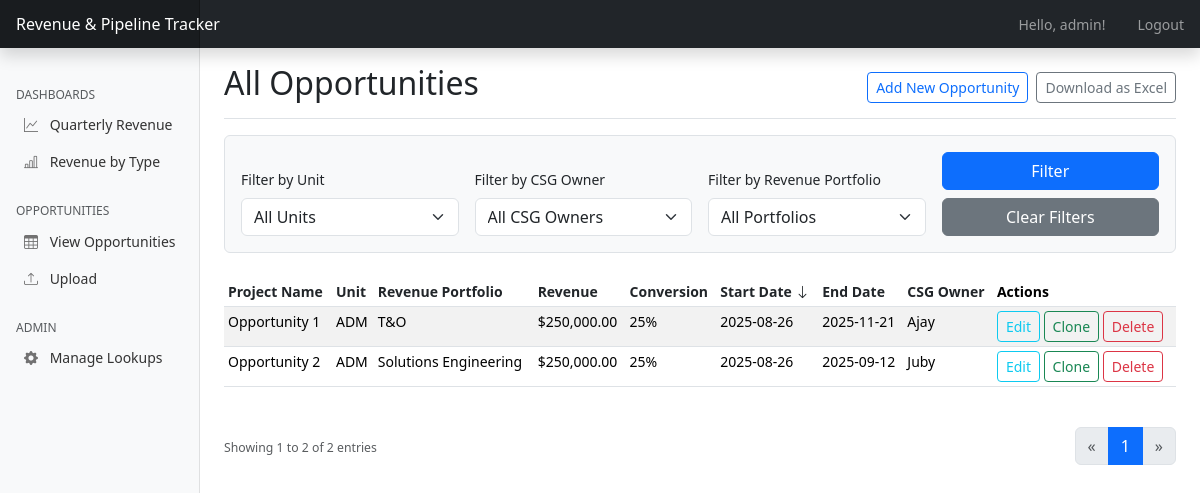
Before: /opportunities (signed in) with the older database file.
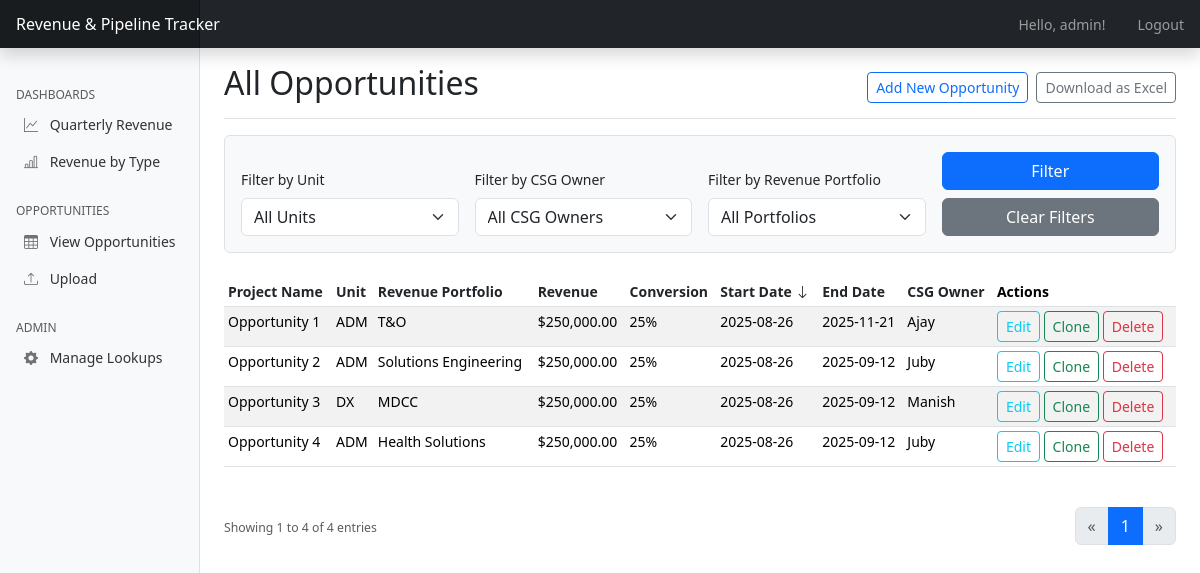
After: the same page with the newer database file.
### app.py (models this page shows, shortened)
class User(UserMixin, db.Model):
    id = db.Column(db.Integer, primary_key=True)
    username = db.Column(db.String(80), unique=True, nullable=False)
    password_hash = db.Column(db.String(120), nullable=False)
    can_upload = db.Column(db.Boolean, default=False) # New field for upload permission
    is_admin = db.Column(db.Boolean, default=False) # New field for admin permission

class Opportunity(db.Model):
    id = db.Column(db.Integer, primary_key=True)
    project_name = db.Column(db.String(200), nullable=False)
    revenue_portfolio_id = db.Column(db.Integer, db.ForeignKey('revenue_portfolio.id'), nullable=False)
    unit_id = db.Column(db.Integer, db.ForeignKey('unit.id'), nullable=False)
    csg_owner_id = db.Column(db.Integer, db.ForeignKey('csg_owner.id'), nullable=False)
    delivery_owner_id = db.Column(db.Integer, db.ForeignKey('delivery_owner.id'), nullable=False)
    originating_revenue_type_id = db.Column(db.Integer, db.ForeignKey('originating_revenue_type.id'), nullable=False)
    revenue_type_id = db.Column(db.Integer, db.ForeignKey('revenue_type.id'), nullable=False)
    conversion = db.Column(db.Integer, nullable=False) # Percentage
    ritm = db.Column(db.String(100))
    sow_number = db.Column(db.String(100))
    start_date = db.Column(db.Date)
    end_date = db.Column(db.Date)
    revenue = db.Column(db.Float, nullable=False)
    client_director = db.Column(db.String(100))
    revenue_portfolio = db.relationship('RevenuePortfolio', backref=db.backref('opportunities', lazy=True))
    unit = db.relationship('Unit', backref=db.backref('opportunities', lazy=True))
    csg_owner = db.relationship('CSGOwner', backref=db.backref('opportunities', lazy=True))
    delivery_owner = db.relationship('DeliveryOwner', backref=db.backref('opportunities', lazy=True))
    originating_revenue_type = db.relationship('OriginatingRevenueType', backref=db.backref('opportunities', lazy=True))
    revenue_type = db.relationship('RevenueType', backref=db.backref('opportunities', lazy=True))

class Unit(db.Model):
    id = db.Column(db.Integer, primary_key=True)
    name = db.Column(db.String(100), unique=True, nullable=False)

class RevenuePortfolio(db.Model):
    id = db.Column(db.Integer, primary_key=True)
    name = db.Column(db.String(100), unique=True, nullable=False)

class CSGOwner(db.Model):
    id = db.Column(db.Integer, primary_key=True)
    name = db.Column(db.String(100), unique=True, nullable=False)

### app.py (the view)
@app.route('/opportunities')
@login_required
def opportunities():
    query = db.session.query(Opportunity)
    filter_unit_id = request.args.get('filter_unit', type=int)
    if filter_unit_id:
        query = query.filter(Opportunity.unit_id == filter_unit_id)
    filter_csg_owner_id = request.args.get('filter_csg_owner', type=int)
    if filter_csg_owner_id:
        query = query.filter(Opportunity.csg_owner_id == filter_csg_owner_id)
    filter_revenue_portfolio_id = request.args.get('filter_revenue_portfolio', type=int)
    if filter_revenue_portfolio_id:
        query = query.filter(Opportunity.revenue_portfolio_id == filter_revenue_portfolio_id)
    sort_by = request.args.get('sort_by', 'start_date')
    sort_direction = request.args.get('sort_direction', 'desc')
    sortable_columns = {
        'project_name': Opportunity.project_name,
        'unit': Unit.name,
        'revenue_portfolio': RevenuePortfolio.name,
        'revenue': Opportunity.revenue,
        'conversion': Opportunity.conversion,
        'start_date': Opportunity.start_date,
        'end_date': Opportunity.end_date,
        'csg_owner': CSGOwner.name,
    }
    if sort_by in sortable_columns:
        sort_column = sortable_columns[sort_by]
        if sort_by == 'unit': query = query.join(Unit)
        if sort_by == 'revenue_portfolio': query = query.join(RevenuePortfolio)
        if sort_by == 'csg_owner': query = query.join(CSGOwner)
        if sort_direction == 'desc':
            query = query.order_by(sort_column.desc())
        else:
            query = query.order_by(sort_column.asc())
    page = request.args.get('page', 1, type=int)
    pagination = query.paginate(page=page, per_page=20, error_out=False)
    opportunities = pagination.items
    return render_template('index.html', opportunities=opportunities, pagination=pagination,
                           sort_by=sort_by, sort_direction=sort_direction, filter_values=request.args)

### app.py (called while the page is built)
@login_manager.user_loader
def load_user(user_id):
    return User.query.get(int(user_id))

@app.context_processor
def inject_lookup_data():
    return {
        'all_revenue_portfolios': RevenuePortfolio.query.order_by(RevenuePortfolio.name).all(),
        'all_units': Unit.query.order_by(Unit.name).all(),
        'all_csg_owners': CSGOwner.query.order_by(CSGOwner.name).all(),
        'all_delivery_owners': DeliveryOwner.query.order_by(DeliveryOwner.name).all(),
        'all_originating_revenue_types': OriginatingRevenueType.query.order_by(OriginatingRevenueType.name).all(),
        'all_revenue_types': RevenueType.query.order_by(RevenueType.name).all(),
        'current_user': current_user # Make current_user available in all templates
    }

### templates/index.html (shortened to what this page needs)
{% extends 'base.html' %}
{% macro sortable_header(column_key, column_title, sort_by, sort_direction, filter_values) %}
    {% set new_direction = 'desc' if sort_by == column_key and sort_direction == 'asc' else 'asc' %}
    <th>
        <a href="{{ url_for('opportunities', sort_by=column_key, sort_direction=new_direction, **filter_values) }}" class="text-decoration-none text-dark">
            {{ column_title }}
            {% if sort_by == column_key %}
                <i class="bi bi-arrow-{{ 'down' if sort_direction == 'desc' else 'up' }}"></i>
            {% endif %}
        </a>
    </th>
{% endmacro %}
{% block content %}
<div class="d-flex justify-content-between flex-wrap flex-md-nowrap align-items-center pt-3 pb-2 mb-3 border-bottom">
    <h1 class="h2">All Opportunities</h1>
    <div class="btn-toolbar mb-2 mb-md-0">
        {% if current_user.is_authenticated %}
            <a href="{{ url_for('add_opportunity') }}" class="btn btn-sm btn-outline-primary me-2">Add New Opportunity</a>
            <a href="{{ url_for('download_spreadsheet') }}" class="btn btn-sm btn-outline-secondary">Download as Excel</a>
        {% endif %}
    </div>
</div>
<form method="GET" action="{{ url_for('opportunities') }}" class="mb-4 p-3 border bg-light rounded">
    <div class="row g-3 align-items-end">
        <div class="col-md-3">
            <label for="filter_unit" class="form-label">Filter by Unit</label>
            <select class="form-select" id="filter_unit" name="filter_unit">
                <option value="">All Units</option>
            </select>
        </div>
        <div class="col-md-3">
            <label for="filter_csg_owner" class="form-label">Filter by CSG Owner</label>
            <select class="form-select" id="filter_csg_owner" name="filter_csg_owner">
                <option value="">All CSG Owners</option>
            </select>
        </div>
        <div class="col-md-3">
            <label for="filter_revenue_portfolio" class="form-label">Filter by Revenue Portfolio</label>
            <select class="form-select" id="filter_revenue_portfolio" name="filter_revenue_portfolio">
                <option value="">All Portfolios</option>
            </select>
        </div>
        <div class="col-md-3 d-grid gap-2">
            <button type="submit" class="btn btn-primary">Filter</button>
            <a href="{{ url_for('opportunities') }}" class="btn btn-secondary">Clear Filters</a>
        </div>
    </div>
</form>
<div class="table-responsive">
    <table class="table table-striped table-sm">
        <thead>
            <tr>
                {{ sortable_header('project_name', 'Project Name', sort_by, sort_direction, filter_values) }}
                {{ sortable_header('unit', 'Unit', sort_by, sort_direction, filter_values) }}
                {{ sortable_header('revenue_portfolio', 'Revenue Portfolio', sort_by, sort_direction, filter_values) }}
                {{ sortable_header('revenue', 'Revenue', sort_by, sort_direction, filter_values) }}
                {{ sortable_header('conversion', 'Conversion', sort_by, sort_direction, filter_values) }}
                {{ sortable_header('start_date', 'Start Date', sort_by, sort_direction, filter_values) }}
                {{ sortable_header('end_date', 'End Date', sort_by, sort_direction, filter_values) }}
                {{ sortable_header('csg_owner', 'CSG Owner', sort_by, sort_direction, filter_values) }}
                <th>Actions</th>
            </tr>
        </thead>
        <tbody>
            {% for opp in opportunities %}
            <tr>
                <td>{{ opp.project_name }}</td>
                <td>{{ opp.unit.name }}</td>
                <td>{{ opp.revenue_portfolio.name }}</td>
                <td>${{ "{:,.2f}".format(opp.revenue) }}</td>
                <td>{{ opp.conversion }}%</td>
                <td>{{ opp.start_date.strftime('%Y-%m-%d') if opp.start_date else 'N/A' }}</td>
                <td>{{ opp.end_date.strftime('%Y-%m-%d') if opp.end_date else 'N/A' }}</td>
                <td>{{ opp.csg_owner.name }}</td>
                <td>
                    {% if current_user.is_authenticated %}
                        <a href="{{ url_for('edit_opportunity', id=opp.id) }}" class="btn btn-sm btn-outline-info">Edit</a>
                        <form action="{{ url_for('clone_opportunity', id=opp.id) }}" method="POST" class="d-inline">
                            <button type="submit" class="btn btn-sm btn-outline-success">Clone</button>
                        </form>
                        <form action="{{ url_for('delete_opportunity', id=opp.id) }}" method="POST" class="d-inline" onsubmit="return confirm('Are you sure you want to delete this opportunity?');">
                            <button type="submit" class="btn btn-sm btn-outline-danger">Delete</button>
                        </form>
                    {% endif %}
                </td>
            </tr>
            {% else %}
            <tr>
                <td colspan="9" class="text-center">No opportunities found. Add one to get started!</td>
            </tr>
            {% endfor %}
        </tbody>
    </table>
</div>
{% if pagination and pagination.total > 0 %}
<div class="d-flex justify-content-between align-items-center mt-4">
    <div>
        <small class="text-muted">
            Showing {{ (pagination.page - 1) * pagination.per_page + 1 }}
            to {{ (pagination.page - 1) * pagination.per_page + opportunities|length }}
            of {{ pagination.total }} entries
        </small>
    </div>
    <nav aria-label="Page navigation">
        <ul class="pagination justify-content-end mb-0">
            <li class="page-item {% if not pagination.has_prev %}disabled{% endif %}">
                <a class="page-link" href="{{ url_for('opportunities', page=pagination.prev_num, **filter_values) if pagination.has_prev else '#' }}">&laquo;</a>
            </li>
            {% for p in pagination.iter_pages(left_edge=1, right_edge=1, left_current=2, right_current=3) %}
                {% if p %}
                    <li class="page-item {% if p == pagination.page %}active{% endif %}"><a class="page-link" href="{{ url_for('opportunities', page=p, **filter_values) }}">{{ p }}</a></li>
                {% else %}
                    <li class="page-item disabled"><span class="page-link">&hellip;</span></li>
                {% endif %}
            {% endfor %}
            <li class="page-item {% if not pagination.has_next %}disabled{% endif %}">
                <a class="page-link" href="{{ url_for('opportunities', page=pagination.next_num, **filter_values) if pagination.has_next else '#' }}">&raquo;</a>
            </li>
        </ul>
    </nav>
</div>
{% endif %}
{% endblock %}

### templates/base.html (shortened to what this page needs)
<!doctype html>
<html lang="en">
  <head>
    <link href="https://cdn.jsdelivr.net/npm/bootstrap@5.3.3/dist/css/bootstrap.min.css" rel="stylesheet">
    <link rel="stylesheet" href="https://cdn.jsdelivr.net/npm/bootstrap-icons@1.10.3/font/bootstrap-icons.css">
  </head>
  <body>
    <header class="navbar navbar-dark sticky-top bg-dark flex-md-nowrap p-0 shadow">
      <a class="navbar-brand col-md-3 col-lg-2 me-0 px-3 fs-6" href="{{ url_for('dashboard') }}">Revenue & Pipeline Tracker</a>
      <ul class="navbar-nav flex-row ms-auto">
        {% if current_user.is_authenticated %}
            <li class="nav-item text-nowrap">
                <span class="nav-link px-3">Hello, {{ current_user.username }}!</span>
            </li>
            <li class="nav-item text-nowrap">
                <a class="nav-link px-3" href="{{ url_for('logout') }}">Logout</a>
            </li>
        {% endif %}
      </ul>
    </header>
    <div class="container-fluid">
      <div class="row">
        {% if current_user.is_authenticated %}
        <nav id="sidebarMenu" class="col-md-3 col-lg-2 d-md-block bg-light sidebar collapse">
          <div class="position-sticky pt-3 sidebar-sticky">
            <h6 class="sidebar-heading d-flex justify-content-between align-items-center px-3 mt-4 mb-1 text-muted text-uppercase">
              <span>Dashboards</span>
            </h6>
            <ul class="nav flex-column ms-2">
                <li class="nav-item">
                    <a class="nav-link" href="{{ url_for('dashboard') }}#revenueByUnitChartCard">
                        <i class="bi bi-graph-up"></i>
                        Quarterly Revenue
                    </a>
                </li>
                <li class="nav-item">
                    <a class="nav-link" href="{{ url_for('dashboard') }}#revenueByOriginatingTypeChartCard">
                        <i class="bi bi-bar-chart-line"></i>
                        Revenue by Type
                    </a>
                </li>
            </ul>
            <h6 class="sidebar-heading d-flex justify-content-between align-items-center px-3 mt-4 mb-1 text-muted text-uppercase">
              <span>Opportunities</span>
            </h6>
            <ul class="nav flex-column ms-2">
                <li class="nav-item">
                    <a class="nav-link" href="{{ url_for('opportunities') }}">
                        <i class="bi bi-table"></i>
                        View Opportunities
                    </a>
                </li>
                <li class="nav-item">
                    <a class="nav-link" href="{{ url_for('upload_spreadsheet') }}">
                        <i class="bi bi-upload"></i>
                        Upload
                    </a>
                </li>
            </ul>
            {% if current_user.is_admin %}
            <h6 class="sidebar-heading d-flex justify-content-between align-items-center px-3 mt-4 mb-1 text-muted text-uppercase">
              <span>Admin</span>
            </h6>
            <ul class="nav flex-column ms-2">
                <li class="nav-item">
                    <a class="nav-link" href="{{ url_for('admin_index') }}">
                        <i class="bi bi-gear-fill"></i> Manage Lookups
                    </a>
                </li>
            </ul>
            {% endif %}
          </div>
        </nav>
        {% endif %}
        <main class="{% if current_user.is_authenticated %}col-md-9 ms-sm-auto col-lg-10 px-md-4{% else %}col-12{% endif %}">
            {% block content %}{% endblock %}
        </main>
      </div>
    </div>
  </body>
</html>

### templates/base.html (style rules this page uses)
body { font-size: .875rem; }
.sidebar { position: fixed; top: 0; bottom: 0; left: 0; z-index: 100; padding: 48px 0 0; box-shadow: inset -1px 0 0 rgba(0, 0, 0, .1); }
.sidebar-sticky { position: relative; top: 0; height: calc(100vh - 48px); padding-top: .5rem; overflow-x: hidden; overflow-y: auto; }
.sidebar .nav-link { font-weight: 500; color: #333; }
.sidebar .nav-link .bi { margin-right: 8px; color: #727272; }
.sidebar-heading { font-size: .75rem; }
.navbar-brand { padding-top: .75rem; padding-bottom: .75rem; background-color: rgba(0, 0, 0, .25); box-shadow: inset -1px 0 0 rgba(0, 0, 0, .25); }

Changed rows visible on the page:
added Opportunity: project_name "Opportunity 3", unit.name "DX", revenue_portfolio.name "MDCC", revenue "250,000.00", conversion "25", start_date "2025-08-26", end_date "2025-09-12", csg_owner.name "Manish"
added Opportunity: project_name "Opportunity 4", unit.name "ADM", revenue_portfolio.name "Health Solutions", revenue "250,000.00", conversion "25", start_date "2025-08-26", end_date "2025-09-12", csg_owner.name "Juby"
Other visible differences:
{{ (pagination.page - 1) * pagination.per_page + opportunities|length }}: "2" → "4"
{{ pagination.total }}: "2" → "4"
